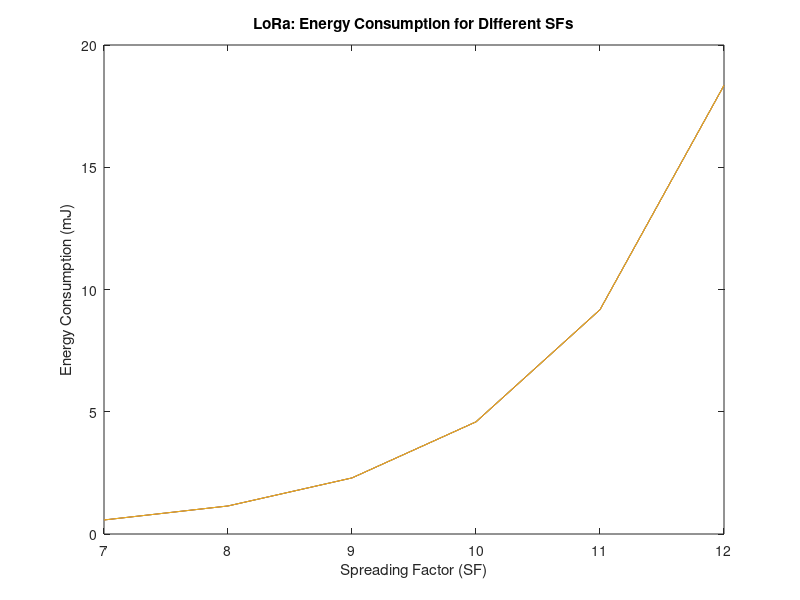

MATLAB code for this plot:
function LoRa_SF_Adjustment
    SF_values = 7:12; % Spreading Factors
    BW = 125e3; % Bandwidth in Hz
    distances = [100, 500, 1000]; % Example distances in meters
    energy_consumption = zeros(length(SF_values), length(distances));

    for d = distances
        for SF = SF_values
            symbol_duration = (2^SF) / BW;
            payload = 20; % Payload in bytes
            ToA = (8 + payload) * symbol_duration; % Time on Air
            
            % Transmission power for LoRa
            P_tx = 20; % in dBm (confirmed)
            energy = P_tx * ToA; % Calculate energy consumption based on SF
            
            energy_consumption(SF-6, find(distances == d)) = energy;
        end
    end

    disp('LoRa: Energy Consumption for Different Spreading Factors:');
    disp(energy_consumption(1));
    disp(energy_consumption(2));
    disp(energy_consumption(3));
    
    % Plot
    figure;
    plot(SF_values, energy_consumption);
    xlabel('Spreading Factor (SF)');
    ylabel('Energy Consumption (mJ)');
    title('LoRa: Energy Consumption for Different SFs');
end
